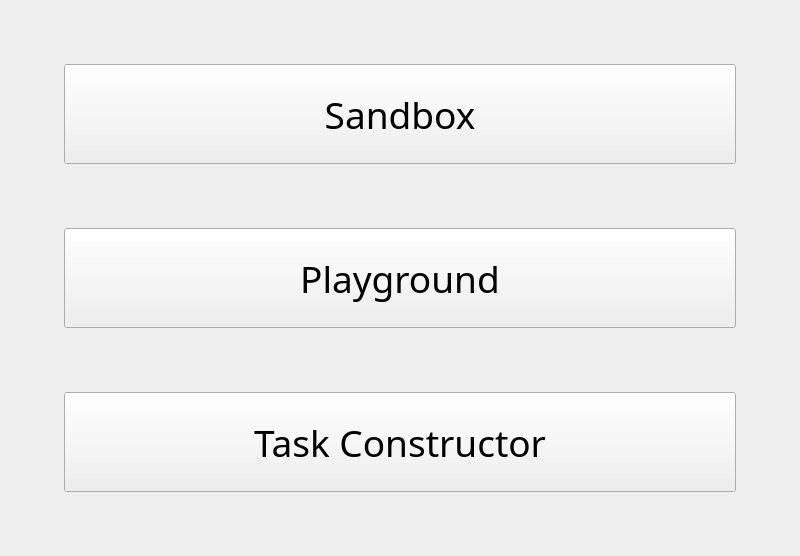
<?xml version="1.0" encoding="UTF-8"?>
<ui version="4.0">
 <class>TitleWindow</class>
 <widget class="QMainWindow" name="TitleWindow">
  <property name="geometry">
   <rect>
    <x>0</x>
    <y>0</y>
    <width>800</width>
    <height>556</height>
   </rect>
  </property>
  <property name="windowTitle">
   <string>TitleWindow</string>
  </property>
  <widget class="QWidget" name="centralwidget">
   <widget class="QPushButton" name="sandboxButton">
    <property name="geometry">
     <rect>
      <x>64</x>
      <y>64</y>
      <width>672</width>
      <height>100</height>
     </rect>
    </property>
    <property name="font">
     <font>
      <family>Montserrat Light</family>
      <pointsize>28</pointsize>
     </font>
    </property>
    <property name="text">
     <string>Sandbox</string>
    </property>
   </widget>
   <widget class="QPushButton" name="playgroundButton">
    <property name="geometry">
     <rect>
      <x>64</x>
      <y>228</y>
      <width>672</width>
      <height>100</height>
     </rect>
    </property>
    <property name="font">
     <font>
      <family>Montserrat Light</family>
      <pointsize>28</pointsize>
     </font>
    </property>
    <property name="text">
     <string>Playground</string>
    </property>
   </widget>
   <widget class="QPushButton" name="taskConstructorButton">
    <property name="geometry">
     <rect>
      <x>64</x>
      <y>392</y>
      <width>672</width>
      <height>100</height>
     </rect>
    </property>
    <property name="font">
     <font>
      <family>Montserrat Light</family>
      <pointsize>28</pointsize>
     </font>
    </property>
    <property name="text">
     <string>Task Constructor</string>
    </property>
   </widget>
  </widget>
 </widget>
 <resources/>
 <connections/>
</ui>
